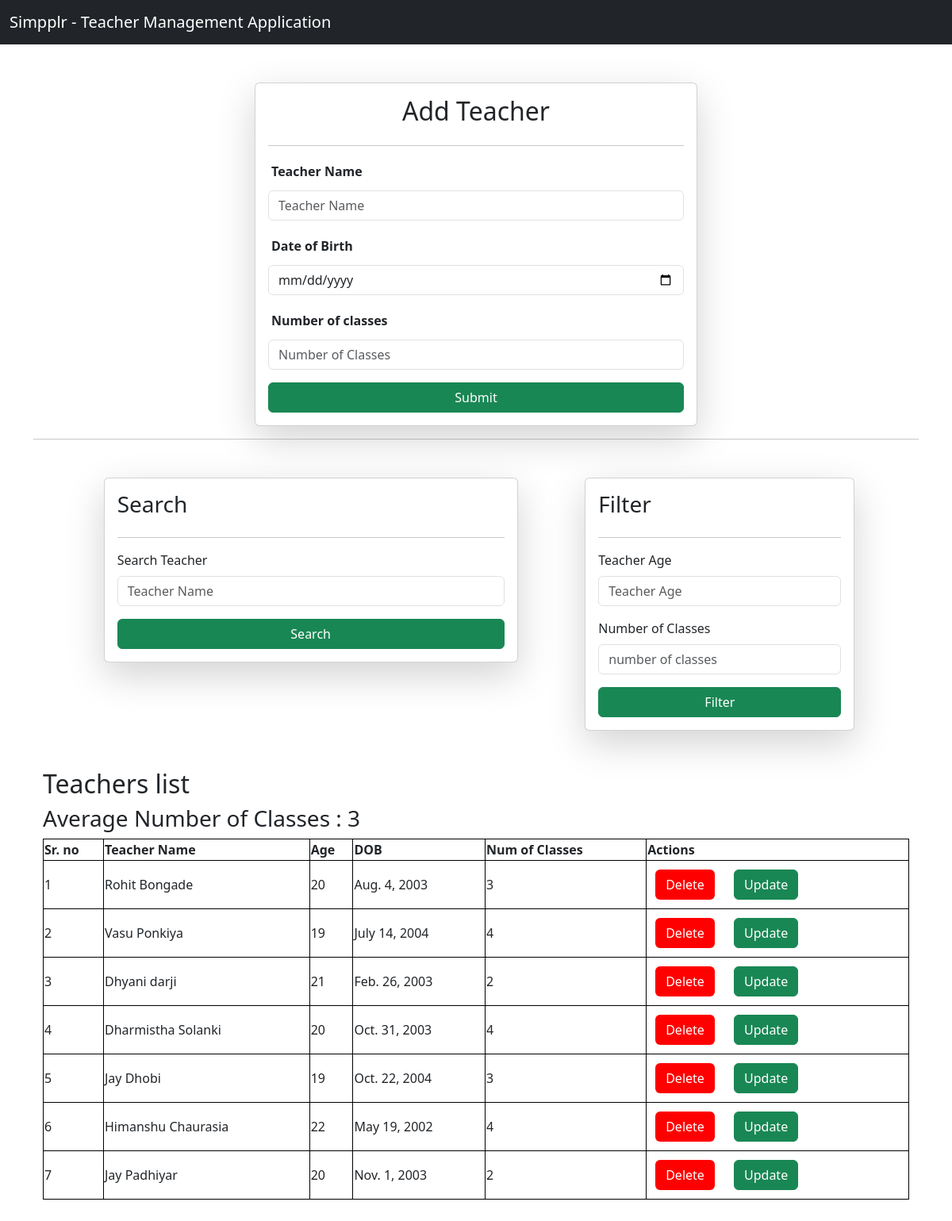
Before: / with the older database file.
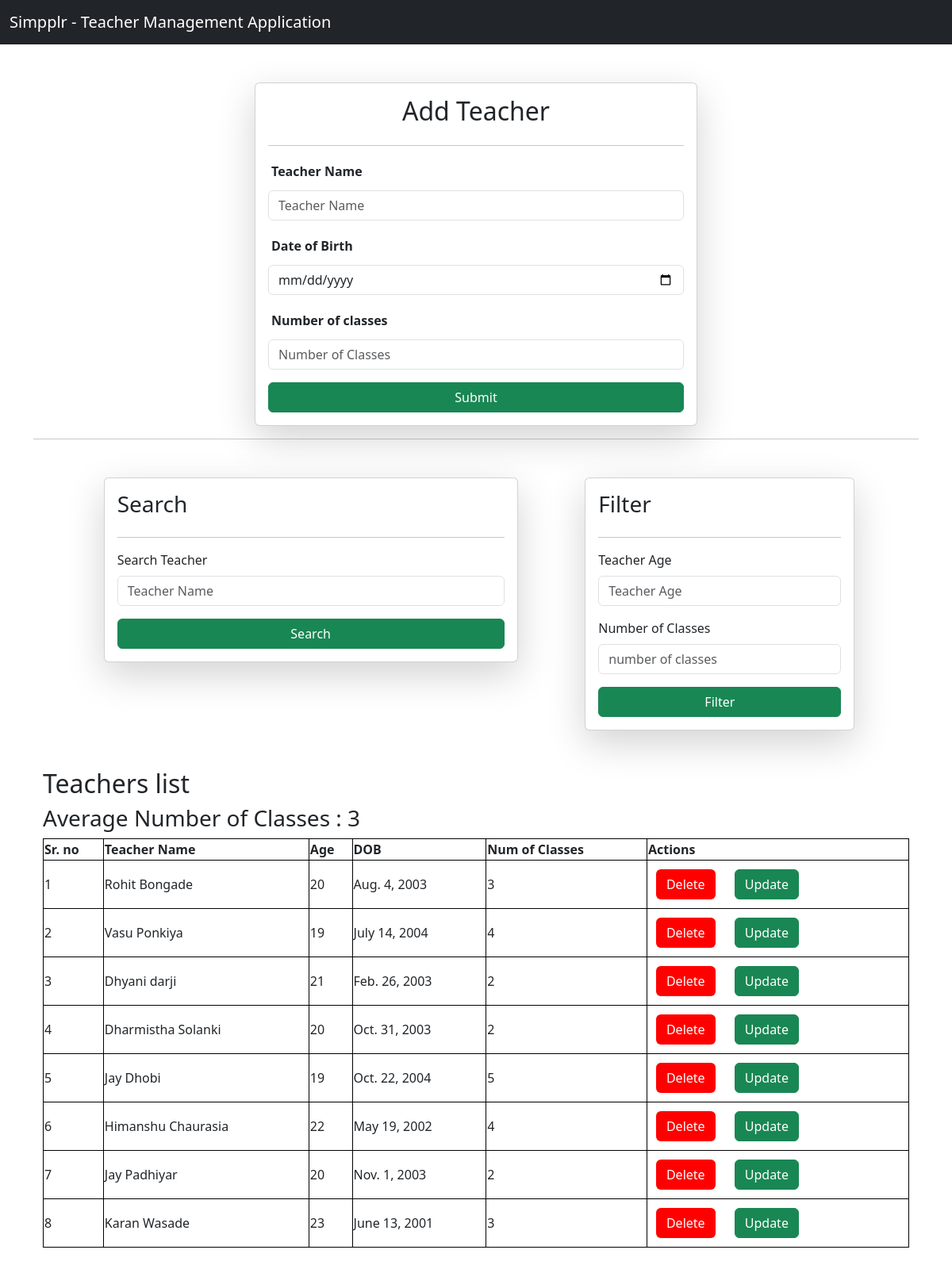
After: the same page with the newer database file.
### teachers/models.py (models this page shows, shortened)
class Teacher(models.Model):
    full_name = models.CharField(max_length=250)
    age = models.PositiveIntegerField()
    date_of_birth = models.DateField()
    number_of_classes = models.PositiveIntegerField()
    class Meta:
        unique_together = ('full_name', 'date_of_birth')

### teachers/views.py (the view, shortened to what this page needs)
# urls.py: 2. Add a URL to urlpatterns:  path('', views.home, name='home')
def home(request):
    error_message = None
    queryset = Teacher.objects.all()
    if request.GET.get('search'):
        queryset = queryset.filter(full_name__icontains = request.GET.get('search'))
    avg_classes = queryset.aggregate(Avg('number_of_classes'))['number_of_classes__avg']
    if avg_classes is not None:
        avg_classes = round(avg_classes)
    context = {'teachers': queryset,
               'avg_classes': avg_classes,
               'error_message': error_message,
            }
    return render(request, "home/index.html", context)

### teachers/templates/home/index.html (shortened to what this page needs)
{% extends 'base.html' %}
{% block body %}
  <div class="container mt-5">
    <center>
      <form class="col-6 card p-3 shadow-lg" method="post" enctype="multipart/form-data">
        <h2>Add Teacher</h2>
        <hr />
        <div class="mb-3">
          <div class="d-flex justify-content-start p-1">
            <label for="inputTeacherName" class="form-label"><b>Teacher Name</b></label>
          </div>
          <input type="text" class="form-control" placeholder="Teacher Name" name="teacher_name" />
        </div>
        <div class="mb-3">
          <div class="d-flex justify-content-start p-1">
            <label for="inputTeacherDob" class="form-label"><b>Date of Birth</b></label>
          </div>
          <input type="date" class="form-control" name="teacher_dob" />
        </div>
        <div class="mb-3">
          <div class="d-flex justify-content-start p-1">
            <label for="inputNumberOfClasses" class="form-label"><b>Number of classes</b></label>
          </div>
          <input type="number" class="form-control" placeholder="Number of Classes" name="teacher_number_of_classes" />
        </div>
        <button type="submit" class="btn btn-success">Submit</button>
      </form>
    </center>
    <hr />
    <div class="container mt-5 row m-1 d-flex justify-content-evenly">
      <div class="col-md-6">
        <form class="card p-3 shadow-lg">
          <h3>Search</h3>
          <hr />
          <div class="mb-3">
            <label for="inputTeacherName" class="form-label">Search Teacher</label>
            <input type="text" class="form-control" placeholder="Teacher Name" name="search" />
          </div>
          <button type="submit" class="btn btn-success">Search</button>
        </form>
      </div>
      <div class="col-md-4">
        <form class="card p-3 shadow-lg">
          <h3>Filter</h3>
          <hr />
          <div class="mb-3">
            <label for="inputTeacherAge" class="form-label">Teacher Age</label>
            <input type="number" class="form-control" placeholder="Teacher Age" name="filter_age" />
          </div>
          <div class="mb-3">
            <label for="inputNumberOfClasses" class="form-label">Number of Classes</label>
            <input type="number" class="form-control" placeholder="number of classes" name="filter_class" />
          </div>
          <button type="submit" class="btn btn-success">Filter</button>
        </form>
      </div>
    </div>
    <div class="container mt-5 mb-5">
      <h2>Teachers list</h2>
      <h3>Average Number of Classes : {{ avg_classes }}</h3>
      <table class="container">
        <tr>
          <th>Sr. no</th>
          <th>Teacher Name</th>
          <th>Age</th>
          <th>DOB</th>
          <th>Num of Classes</th>
          <th>Actions</th>
        </tr>
        {% for item in teachers %}
          <tr>
            <td>{{ forloop.counter }}</td>
            <td>{{ item.full_name }}</td>
            <td>{{ item.age }}</td>
            <td>{{ item.date_of_birth }}</td>
            <td>{{ item.number_of_classes }}</td>
            <td>
              <a href="/delete-teacher/{{ item.id }}" class="btn" style="background-color: red; color: #fff; margin: 10px;">Delete</a>
              <a href="/update-teacher/{{ item.id }}" class="btn btn-success" style=" color: #fff; margin: 10px;">Update</a>
            </td>
          </tr>
        {% endfor %}
      </table>
    </div>
  </div>
{% endblock %}

Changed rows visible on the page:
changed Teacher "Dharmistha Solanki": number_of_classes "4" → "2"
changed Teacher "Jay Dhobi": number_of_classes "3" → "5"
added Teacher: full_name "Karan Wasade", age "23", date_of_birth "June 13, 2001", number_of_classes "3"
